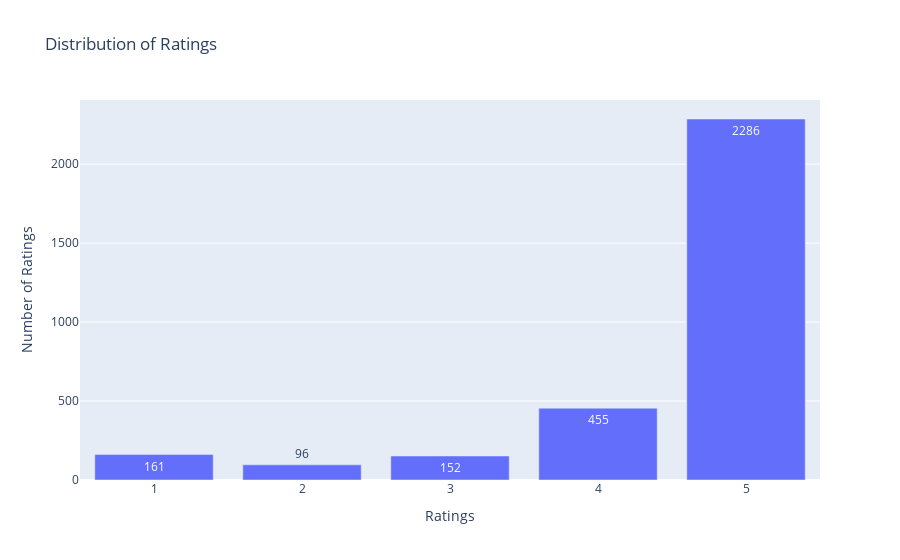

Write notebook code for a chart like this one.
### Markdown cell above
Now we will zoom in to the distribution of ratings

### Code cell
rating_values=df['rating'].value_counts()
fig = go.Figure(data=[go.Bar(x=rating_values.index, y=rating_values, text=rating_values, textposition='auto')])
fig.update_xaxes(title_text='Ratings')
fig.update_yaxes(title_text='Number of Ratings')
fig.update_layout(title_text='Distribution of Ratings')


fig.show()

### Figure 1 — Plotly figure (JSON) as saved in the notebook; plotly's stock layout.template omitted (floating-point values rounded to 4 significant figures)
{"data": [{"text": ["2286", "455", "161", "152", "96"], "textposition": "auto", "type": "bar", "x": [5, 4, 1, 3, 2], "y": [2286, 455, 161, 152, 96]}], "layout": {"title": {"text": "Distribution of Ratings"}, "xaxis": {"title": {"text": "Ratings"}}, "yaxis": {"title": {"text": "Number of Ratings"}}}}
